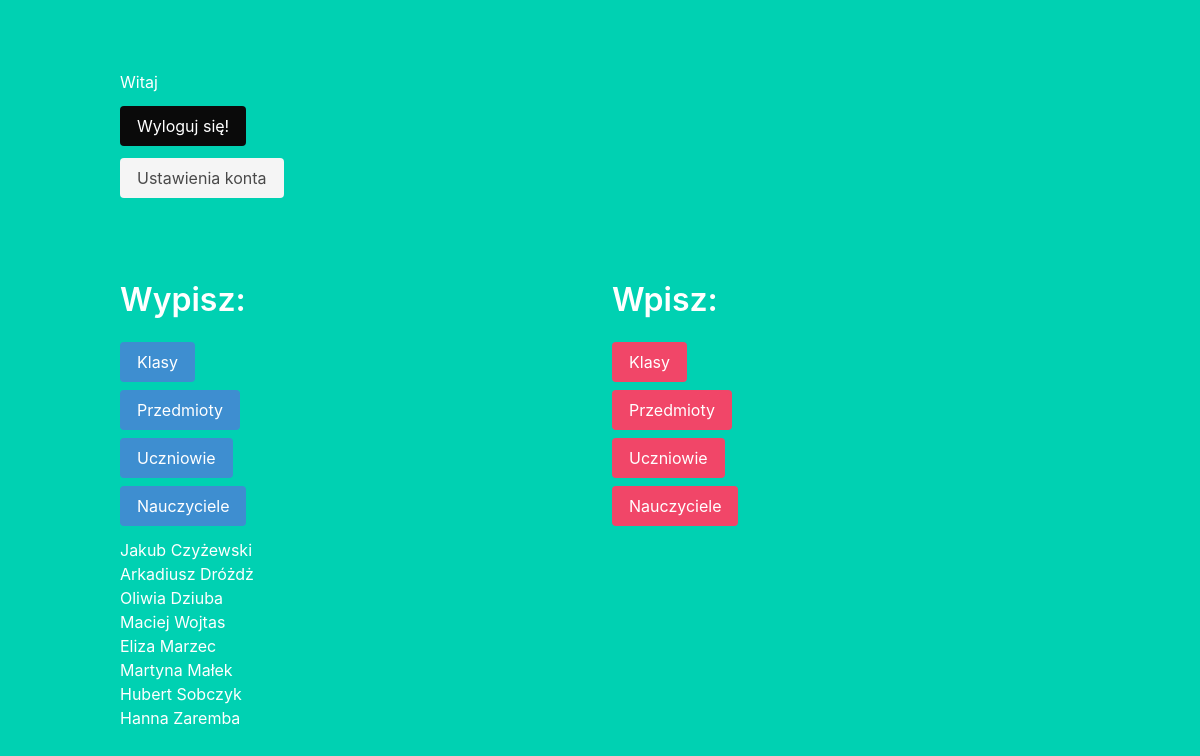
The app's page /admin.php?sh_st (signed in) with its own data.
### tables this page shows
CREATE TABLE Student (
    id int NOT NULL AUTO_INCREMENT UNIQUE,
    fname varchar(50),
    surname varchar(100),
    PRIMARY KEY (id)
);

### fun.php (the view, shortened to what this page needs)
<?php
    require_once('db.php');
    function show_students()
    {
        global $conn;
        $sql = "SELECT fname, surname FROM student";
        foreach ($conn->query($sql) as $row) {
            echo("<p>". $row['fname'] . " " . $row['surname'] . "</p>");
        }
        echo "
                </div>
            </div>
        </section>
        ";
    }
?>

### header.php (shortened to what this page needs)
<!DOCTYPE html>
<html lang="en">
<head>
</head>

### admin.php (shortened to what this page needs)
<?php
    require_once("header.php");
    echo '
        <section class="hero is-primary is-fullheight">
            <div class="hero-body">
                <div class="container">
                    <div class="field">
                        <a>Witaj '.$_SESSION['user'].'</a>
                    </div>
                    <div class="field">
                        <a href="logout.php" class="button is-black">Wyloguj się!</a></p>
                        <form action="?"><a href="?opt" class="button mt-3 is-light"> Ustawienia konta </a></form>
                    </div>
                    <br><br><br>
                    <div class="field">
                        <div class="columns">
                            <div class="column is-6">
                            <h1 class="title">Wypisz: </h1>
                                <form action="?"><a href="?sh_cn" class="button is-info"> Klasy </a></form>
                                <form action="?"><a href="?sh_su" class="button is-info mt-2"> Przedmioty </a></form>
                                <form action="?"><a href="?sh_st" class="button is-info mt-2"> Uczniowie </a></form>
                                <form action="?"><a href="?sh_te" class="button is-info mt-2"> Nauczyciele </a></form>
                            </div>
                            <div class="column is-6">
                            <h1 class="title">Wpisz: </h1>
                                <form action="?"><a href="?in_cn" class="button is-danger"> Klasy </a></form>
                                <form action="?"><a href="?in_su" class="button is-danger mt-2"> Przedmioty </a></form>
                                <form action="?"><a href="?in_st" class="button is-danger mt-2"> Uczniowie </a></form>
                                <form action="?"><a href="?in_te" class="button is-danger mt-2"> Nauczyciele </a></form>
                            </div>
                        </div>
                    </div>
    ';
    require_once('fun.php');
    require_once('fun_call.php');
?>

### fun_call.php (shortened to what this page needs)
<?php
if (isset($_GET['sh_st']))
    show_students();
?>

### records on screen
student: fname "Jakub", surname "Czyżewski"
student: fname "Arkadiusz", surname "Dróżdż"
student: fname "Oliwia", surname "Dziuba"
student: fname "Maciej", surname "Wojtas"
student: fname "Eliza", surname "Marzec"
student: fname "Martyna", surname "Małek"
student: fname "Hubert", surname "Sobczyk"
student: fname "Hanna", surname "Zaremba"
